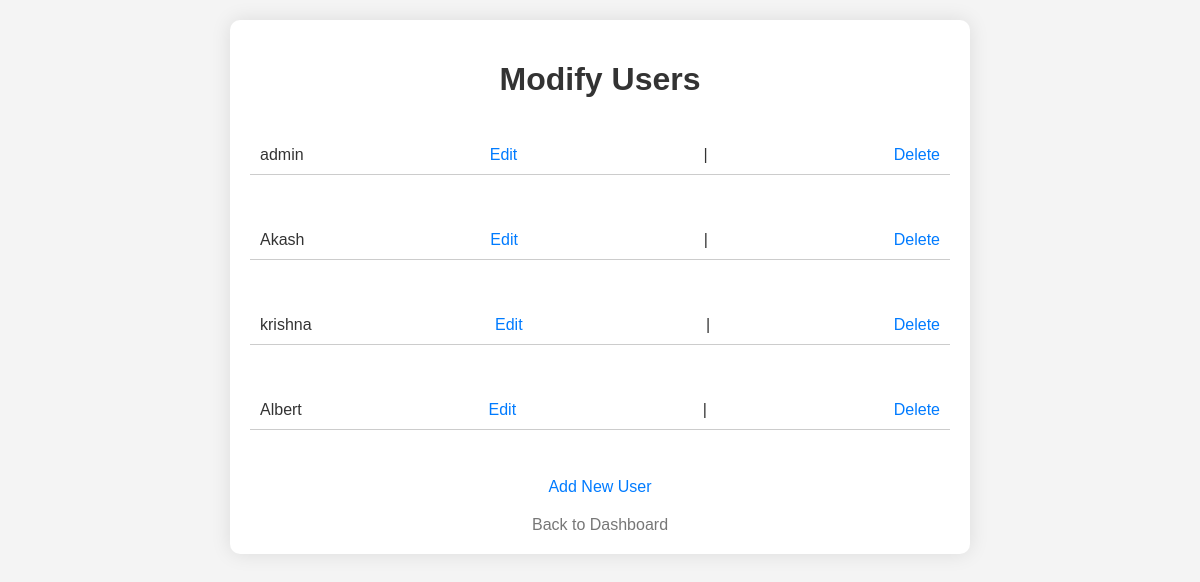
Page /modify_users.php on the committed database.
### tables this page shows
CREATE TABLE `users` (
  `UserID` int(11) NOT NULL,
  `Username` varchar(50) DEFAULT NULL,
  `Password` varchar(50) DEFAULT NULL,
  `Email` varchar(100) DEFAULT NULL,
  `OtherInfo` varchar(255) DEFAULT NULL
);

### modify_users.php (the view, shortened to what this page needs)
<!DOCTYPE html>
<html lang="en">
<head>
</head>
<body>
    <div class="container">
        <h1>Modify Users</h1>
        <ul>
            <?php
            include_once "db_connection.php";
            $sql = "SELECT * FROM Users";
            $result = $conn->query($sql);
            if ($result->num_rows > 0) {
                while($row = $result->fetch_assoc()) {
                    echo "<br><li>".$row["Username"]."<a href='edit_user.php?id=".$row["UserID"]."'>Edit</a> | <a href='delete_user.php?id=".$row["UserID"]."'>Delete</a></li><br>";
                }
            } else {
                echo "<li>No users found.</li>";
            }
            ?>
        </ul>
        <div class="add-new">
            <a href="add_user.php">Add New User</a>
        </div>
        <a class="back" href="admin_dashboard.php">Back to Dashboard</a>
    </div>
</body>
</html>

### modify_users.php (style rules this page uses)
body { font-family: Arial, sans-serif; background-color: #f4f4f4; color: #333; margin: 0; padding: 0; }
.container { max-width: 700px; margin: 20px auto; padding: 20px; background-color: #fff; border-radius: 10px; box-shadow: 0 0 20px rgba(0, 0, 0, 0.1); }
h1 { text-align: center; margin-bottom: 20px; }
ul { list-style: none; padding: 0; }
li { margin-bottom: 10px; border-bottom: 1px solid #ccc; padding: 10px; display: flex; justify-content: space-between; align-items: center; }
a { text-decoration: none; color: #007bff; transition: color 0.3s ease; }
.add-new { text-align: center; margin-top: 20px; }
.back { display: block; text-align: center; margin-top: 20px; color: #777; }

### rows in the picture
users: Username "admin"
users: Username "Akash"
users: Username "krishna"
users: Username "Albert"
